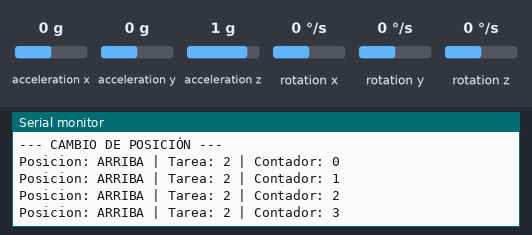
Bench run of a sketch on a simulated Arduino Uno, built with avr-gcc and run on an emulated ATmega328P. On the bench: the last lines printed to the serial monitor. The inputs (shaded band) are chosen by the test bench; at power-on: acceleration x 0 g, acceleration z 1 g, acceleration y 0 g, rotation x 0 °/s, rotation y 0 °/s, rotation z 0 °/s.

Above: at 1.2 s.
1.3 s: acceleration x set to -1.4 g
At 2.08 s:
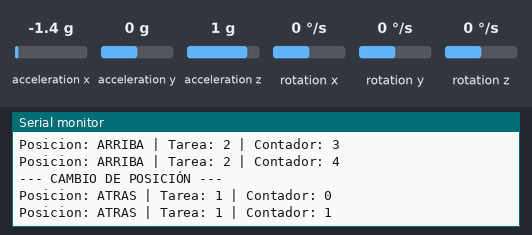
3.3 s: acceleration z set to -1.4 g
At 3.92 s:
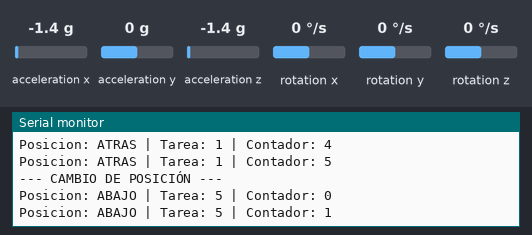
5.2 s: acceleration z set to -0.8 g
At 6.05 s:
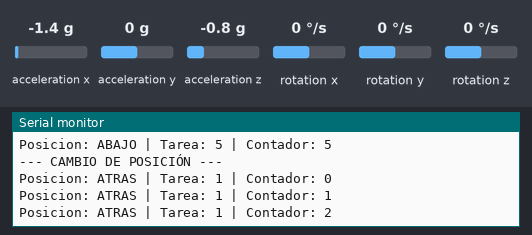
6.7 s: acceleration x set to 1.4 g
At 7.28 s:
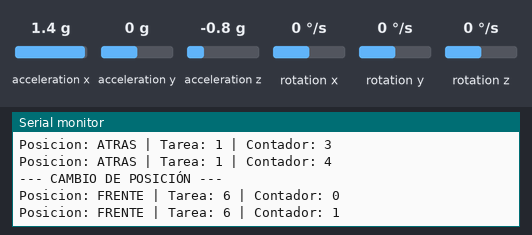
8.5 s: acceleration y set to -1.4 g
At 8.5 s:
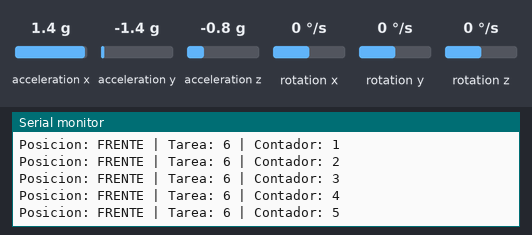
10.0 s: acceleration x set to -0.8 g
At 10.64 s:
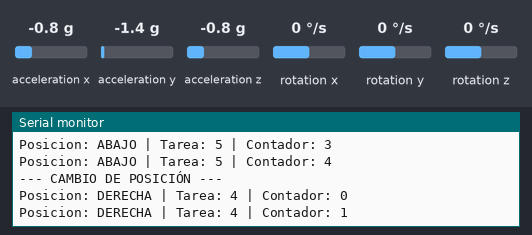
Timing chart, 0 to 12.9 s (numbered marks = the images above; inputs shaded):
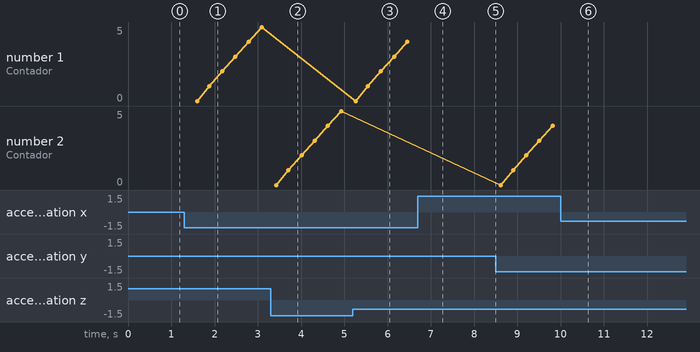

Measured:
- after the input at 1.3 s, the serial monitor: prints a new line after 0.30 s (image 1)
- after the input at 3.3 s, the serial monitor: prints a new line after 0.13 s (image 2)
- after the input at 5.2 s, the serial monitor: prints a new line after 0.06 s (image 3)
- after the input at 6.7 s, the serial monitor: prints a new line after 0.09 s (image 4)
- after the input at 10.0 s, the serial monitor: prints a new line after 0.15 s (image 6)

The sketch:

cubo_final.ino
```cpp
#include <Wire.h>
#include <MPU6050.h>

MPU6050 mpu;

// --- NUEVAS VARIABLES DE CONTROL ---
int tarea = 0;           // ID de la tarea actual (1-6)
int contador_tarea = 0;  // Valor del contador
String ultima_face = ""; // Para detectar el cambio de posición

void setup() {
    Serial.begin(9600);
    Wire.begin();

    mpu.initialize();
    mpu.setFullScaleAccelRange(MPU6050_ACCEL_FS_8);

    if (!mpu.testConnection()) {
        Serial.println("Error: MPU6050 no detectado");
        while (1);
    }

    Serial.println("SISTEMA LISTO. Mueve el sensor...");
}

void loop() {
    int16_t ax, ay, az, gx, gy, gz;
    mpu.getMotion6(&ax, &ay, &az, &gx, &gy, &gz);

    float accel_x = ax / 4096.0;
    float accel_y = ay / 4096.0;
    float accel_z = az / 4096.0;

    float absX = abs(accel_x);
    float absY = abs(accel_y);
    float absZ = abs(accel_z);

    String face = "";
    int tarea_detectada = 0;

    // --- LÓGICA DE DETECCIÓN Y ASIGNACIÓN DE TAREAS ---
    if (absX > absY && absX > absZ) {
        if (accel_x > 0.5) {
            face = "FRENTE";
            tarea_detectada = 6;
        } else if (accel_x < -0.5) {
            face = "ATRAS";
            tarea_detectada = 1;
        }
    }
    else if (absY > absX && absY > absZ) {
        if (accel_y > 0.5) {
            face = "IZQUIERDA";
            tarea_detectada = 3;
        } else if (accel_y < -0.5) {
            face = "DERECHA";
            tarea_detectada = 4;
        }
    }
    else {
        if (accel_z > 0.5) {
            face = "ARRIBA";
            tarea_detectada = 2;
        } else if (accel_z < -0.5) {
            face = "ABAJO";
            tarea_detectada = 5;
        }
    }

    // --- MANEJO DE CONTADORES Y REINICIO ---
    if (face != "" && face != ultima_face) {
        // Si la posición cambió, reiniciamos
        tarea = tarea_detectada;
        contador_tarea = 0;
        ultima_face = face;

        Serial.println("--- CAMBIO DE POSICIÓN ---");
    } else if (face != "" && face == ultima_face) {
        // Si se mantiene la posición, incrementa
        contador_tarea++;
    }

    // --- IMPRESIÓN DE DATOS ---
    if (face != "") {
        Serial.print("Posicion: ");
        Serial.print(face);
        Serial.print(" | Tarea: ");
        Serial.print(tarea);
        Serial.print(" | Contador: ");
        Serial.println(contador_tarea);
    }

    delay(300);
}
```
